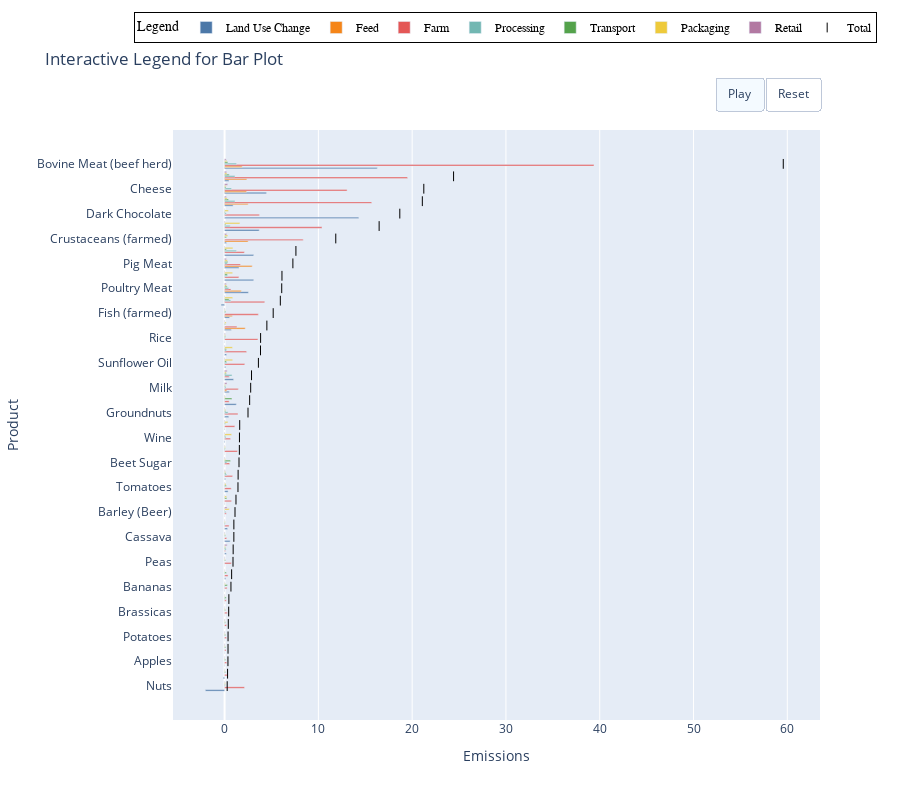

Notebook code for this chart:
### Markdown cell above
#### Visualization 6 - Some perspective

### Code cell
# updatemenus = [dict(
#     type='buttons',
#     showactive=True,
#     xanchor='right',
#     yanchor='top',
#     x=1,
#     y=1.09,
#     pad=dict(l=20, r=20),
#     buttons=[dict(
#         label='Higlight Transport',
#         method='restyle',
#         args2=[{'marker.opacity': 0.1}, [i for i in range(len(fig.data)) if i != get_traceindex('Transport', fig)]],
#         args=[{'marker.opacity': 1}, list(range(len(fig.data)))]
#     )]
# )]
#  buttons=[dict(
#         label='Play',
#         method='animate',
#         args=[None, dict(frame=dict(duration=100), transition=dict(duration=200))]
#     )]

print(sns.color_palette("tab10").as_hex())
# Create a horizontal stacked bar plot using plotly.express
fig = px.bar(df_melted,
             y='Product',
             x='Emissions',
             color='Stage',
             height=800,
             color_discrete_sequence=standard_discrete,
             title="Greenhouse gas emissions per food type over the supply chain")


frames = [go.Frame(data=[go.Bar(marker=dict(opacity=opacity)) if i != get_traceindex('Transport', fig) else go.Bar(marker=dict(opacity=1)) for i in range(len(fig.data))]) for opacity in [1, 0.9, 0.8, 0.7, 0.6, 0.5, 0.4, 0.3, 0.2, 0.1]]

updatemenus = [dict(
    type='buttons',
    showactive=True,
    xanchor='right',
    yanchor='top',
    x=1,
    y=1.09,
    direction="left",
    buttons=[
    dict(
        label='Play',
        method='animate',
        args=[None, dict(frame=dict(duration=5), transition=dict(duration=100))]
    ),
    dict(
        label='Reset',
        method='restyle',
        args=[{'marker.opacity': 1}, list(range(len(fig.data)))]    )
]
)]




fig.update_traces()

fig.update_layout(barmode='relative')

fig.add_scatter(y=df['Product'], x=df['Total'], mode='markers', name='Total', marker=dict(symbol='line-ns-open', color="black", size=7))

fig.update_layout(layout,        
        legend=dict(
        orientation="h",
        yanchor="top",
        y=1.2,
        xanchor="left",
        x=-0.06),
        updatemenus=updatemenus
)


# fig.layout.updatemenus[0].buttons[0].args[1]["frame"]["duration"] = 2000



fig.frames = frames


# fig.updatemenus[0].buttons[0].args[1] = dict(frame=dict(duration=1000), transition=dict(duration=500))


fig.show()

### Figure 1 — Plotly figure (JSON) as saved in the notebook; plotly's stock layout.template omitted (floating-point values rounded to 4 significant figures)
{"data": [{"alignmentgroup": "True", "hovertemplate": "Stage=Land Use Change<br>Emissions=%{x}<br>Product=%{y}<extra></extra>", "legendgroup": "Land Use Change", "marker": {"color": "#4C78A8", "pattern": {"shape": ""}}, "name": "Land Use Change", "offsetgroup": "Land Use Change", "orientation": "h", "showlegend": true, "textposition": "auto", "type": "bar", "x": [-2.052, -0.146, -0.029, 0.013, -0.001, 0.005, 0.002, 0.001, -0.025, 0.126, 0, 0.18, 0.589, 0.315, 0.009, 0.025, 0.372, 0.1, 0, 0.001, -0.061, 0.033, 0.439, 1.247, 0.495, 0.958, 0.133, 0.212, -0.022, 0.709, 0.534, -0.377, 2.54, 3.096, 1.535, 3.096, 0.206, 3.688, 14.31, 0.906, 4.455, 0.468, 16.28], "xaxis": "x", "y": ["Nuts", "Citrus Fruit", "Apples", "Root Vegetables", "Potatoes", "Onions & Leeks", "Brassicas", "Other Vegetables", "Bananas", "Other Fruit", "Peas", "Soymilk", "Cassava", "Maize (Meal)", "Barley (Beer)", "Berries & Grapes", "Tomatoes", "Wheat & Rye (Bread)", "Beet Sugar", "Oatmeal", "Wine", "Other Pulses", "Groundnuts", "Cane Sugar", "Milk", "Tofu", "Sunflower Oil", "Rapeseed Oil", "Rice", "Eggs", "Fish (farmed)", "Olive Oil", "Poultry Meat", "Soybean Oil", "Pig Meat", "Palm Oil", "Crustaceans (farmed)", "Coffee", "Dark Chocolate", "Bovine Meat (dairy herd)", "Cheese", "Lamb & Mutton", "Bovine Meat (beef herd)"], "yaxis": "y"}, {"alignmentgroup": "True", "hovertemplate": "Stage=Feed<br>Emissions=%{x}<br>Product=%{y}<extra></extra>", "legendgroup": "Feed", "marker": {"color": "#F58518", "pattern": {"shape": ""}}, "name": "Feed", "offsetgroup": "Feed", "orientation": "h", "showlegend": true, "textposition": "auto", "type": "bar", "x": [0, 0, 0, 0, 0, 0, 0, 0, 0, 0, 0, 0, 0, 0, 0, 0, 0, 0, 0, 0, 0, 0, 0, 0, 0.236, 0, 0, 0, 0, 2.2, 0.819, 0, 1.775, 0, 2.94, 0, 2.51, 0, 0, 2.508, 2.346, 2.37, 1.878], "xaxis": "x", "y": ["Nuts", "Citrus Fruit", "Apples", "Root Vegetables", "Potatoes", "Onions & Leeks", "Brassicas", "Other Vegetables", "Bananas", "Other Fruit", "Peas", "Soymilk", "Cassava", "Maize (Meal)", "Barley (Beer)", "Berries & Grapes", "Tomatoes", "Wheat & Rye (Bread)", "Beet Sugar", "Oatmeal", "Wine", "Other Pulses", "Groundnuts", "Cane Sugar", "Milk", "Tofu", "Sunflower Oil", "Rapeseed Oil", "Rice", "Eggs", "Fish (farmed)", "Olive Oil", "Poultry Meat", "Soybean Oil", "Pig Meat", "Palm Oil", "Crustaceans (farmed)", "Coffee", "Dark Chocolate", "Bovine Meat (dairy herd)", "Cheese", "Lamb & Mutton", "Bovine Meat (beef herd)"], "yaxis": "y"}, {"alignmentgroup": "True", "hovertemplate": "Stage=Farm<br>Emissions=%{x}<br>Product=%{y}<extra></extra>", "legendgroup": "Farm", "marker": {"color": "#E45756", "pattern": {"shape": ""}}, "name": "Farm", "offsetgroup": "Farm", "orientation": "h", "showlegend": true, "textposition": "auto", "type": "bar", "x": [2.126, 0.307, 0.225, 0.154, 0.193, 0.211, 0.278, 0.174, 0.266, 0.369, 0.717, 0.093, 0.22, 0.475, 0.176, 0.722, 0.704, 0.847, 0.536, 1.37, 0.626, 1.089, 1.425, 0.485, 1.458, 0.495, 2.148, 2.343, 3.553, 1.317, 3.598, 4.272, 0.672, 1.519, 1.694, 2.107, 8.379, 10.39, 3.706, 15.69, 13.06, 19.51, 39.39], "xaxis": "x", "y": ["Nuts", "Citrus Fruit", "Apples", "Root Vegetables", "Potatoes", "Onions & Leeks", "Brassicas", "Other Vegetables", "Bananas", "Other Fruit", "Peas", "Soymilk", "Cassava", "Maize (Meal)", "Barley (Beer)", "Berries & Grapes", "Tomatoes", "Wheat & Rye (Bread)", "Beet Sugar", "Oatmeal", "Wine", "Other Pulses", "Groundnuts", "Cane Sugar", "Milk", "Tofu", "Sunflower Oil", "Rapeseed Oil", "Rice", "Eggs", "Fish (farmed)", "Olive Oil", "Poultry Meat", "Soybean Oil", "Pig Meat", "Palm Oil", "Crustaceans (farmed)", "Coffee", "Dark Chocolate", "Bovine Meat (dairy herd)", "Cheese", "Lamb & Mutton", "Bovine Meat (beef herd)"], "yaxis": "y"}, {"alignmentgroup": "True", "hovertemplate": "Stage=Processing<br>Emissions=%{x}<br>Product=%{y}<extra></extra>", "legendgroup": "Processing", "marker": {"color": "#72B7B2", "pattern": {"shape": ""}}, "name": "Processing", "offsetgroup": "Processing", "orientation": "h", "showlegend": true, "textposition": "auto", "type": "bar", "x": [0.032, 0, 0.004, 0, 0, 0, 0, 0.06, 0.059, 0.015, 0, 0.163, 0, 0.052, 0.128, 0, 0.012, 0.217, 0.242, 0.042, 0.139, 0, 0.372, 0.037, 0.149, 0.794, 0.229, 0.193, 0.065, 0, 0.02, 0.66, 0.44, 0.311, 0.284, 1.264, 0, 0.592, 0.185, 1.108, 0.738, 1.111, 1.269], "xaxis": "x", "y": ["Nuts", "Citrus Fruit", "Apples", "Root Vegetables", "Potatoes", "Onions & Leeks", "Brassicas", "Other Vegetables", "Bananas", "Other Fruit", "Peas", "Soymilk", "Cassava", "Maize (Meal)", "Barley (Beer)", "Berries & Grapes", "Tomatoes", "Wheat & Rye (Bread)", "Beet Sugar", "Oatmeal", "Wine", "Other Pulses", "Groundnuts", "Cane Sugar", "Milk", "Tofu", "Sunflower Oil", "Rapeseed Oil", "Rice", "Eggs", "Fish (farmed)", "Olive Oil", "Poultry Meat", "Soybean Oil", "Pig Meat", "Palm Oil", "Crustaceans (farmed)", "Coffee", "Dark Chocolate", "Bovine Meat (dairy herd)", "Cheese", "Lamb & Mutton", "Bovine Meat (beef herd)"], "yaxis": "y"}, {"alignmentgroup": "True", "hovertemplate": "Stage=Transport<br>Emissions=%{x}<br>Product=%{y}<extra></extra>", "legendgroup": "Transport", "marker": {"color": "#54A24B", "pattern": {"shape": ""}}, "name": "Transport", "offsetgroup": "Transport", "orientation": "h", "showlegend": true, "textposition": "auto", "type": "bar", "x": [0.067, 0.094, 0.096, 0.114, 0.094, 0.095, 0.095, 0.164, 0.292, 0.182, 0.095, 0.11, 0.094, 0.06, 0.035, 0.238, 0.177, 0.129, 0.629, 0.067, 0.093, 0.096, 0.12, 0.784, 0.09, 0.177, 0.201, 0.19, 0.096, 0.084, 0.111, 0.482, 0.276, 0.299, 0.343, 0.208, 0.206, 0.13, 0.061, 0.424, 0.138, 0.49, 0.346], "xaxis": "x", "y": ["Nuts", "Citrus Fruit", "Apples", "Root Vegetables", "Potatoes", "Onions & Leeks", "Brassicas", "Other Vegetables", "Bananas", "Other Fruit", "Peas", "Soymilk", "Cassava", "Maize (Meal)", "Barley (Beer)", "Berries & Grapes", "Tomatoes", "Wheat & Rye (Bread)", "Beet Sugar", "Oatmeal", "Wine", "Other Pulses", "Groundnuts", "Cane Sugar", "Milk", "Tofu", "Sunflower Oil", "Rapeseed Oil", "Rice", "Eggs", "Fish (farmed)", "Olive Oil", "Poultry Meat", "Soybean Oil", "Pig Meat", "Palm Oil", "Crustaceans (farmed)", "Coffee", "Dark Chocolate", "Bovine Meat (dairy herd)", "Cheese", "Lamb & Mutton", "Bovine Meat (beef herd)"], "yaxis": "y"}, {"alignmentgroup": "True", "hovertemplate": "Stage=Packaging<br>Emissions=%{x}<br>Product=%{y}<extra></extra>", "legendgroup": "Packaging", "marker": {"color": "#EECA3B", "pattern": {"shape": ""}}, "name": "Packaging", "offsetgroup": "Packaging", "orientation": "h", "showlegend": true, "textposition": "auto", "type": "bar", "x": [0.078, 0.045, 0.044, 0.045, 0.045, 0.045, 0.045, 0.041, 0.065, 0.042, 0.045, 0.098, 0.045, 0.06, 0.497, 0.212, 0.145, 0.09, 0.09, 0.066, 0.749, 0.353, 0.099, 0.083, 0.097, 0.177, 0.853, 0.844, 0.084, 0.161, 0.061, 0.861, 0.212, 0.849, 0.296, 0.886, 0.334, 1.63, 0.4, 0.268, 0.172, 0.251, 0.247], "xaxis": "x", "y": ["Nuts", "Citrus Fruit", "Apples", "Root Vegetables", "Potatoes", "Onions & Leeks", "Brassicas", "Other Vegetables", "Bananas", "Other Fruit", "Peas", "Soymilk", "Cassava", "Maize (Meal)", "Barley (Beer)", "Berries & Grapes", "Tomatoes", "Wheat & Rye (Bread)", "Beet Sugar", "Oatmeal", "Wine", "Other Pulses", "Groundnuts", "Cane Sugar", "Milk", "Tofu", "Sunflower Oil", "Rapeseed Oil", "Rice", "Eggs", "Fish (farmed)", "Olive Oil", "Poultry Meat", "Soybean Oil", "Pig Meat", "Palm Oil", "Crustaceans (farmed)", "Coffee", "Dark Chocolate", "Bovine Meat (dairy herd)", "Cheese", "Lamb & Mutton", "Bovine Meat (beef herd)"], "yaxis": "y"}, {"alignmentgroup": "True", "hovertemplate": "Stage=Retail<br>Emissions=%{x}<br>Product=%{y}<extra></extra>", "legendgroup": "Retail", "marker": {"color": "#B279A2", "pattern": {"shape": ""}}, "name": "Retail", "offsetgroup": "Retail", "orientation": "h", "showlegend": true, "textposition": "auto", "type": "bar", "x": [0.027, 0.017, 0.017, 0.039, 0.039, 0.039, 0.017, 0.015, 0.021, 0.016, 0.039, 0.27, 0.039, 0.026, 0.264, 0.017, 0.017, 0.058, 0.039, 0.029, 0.039, 0.039, 0.042, 0.036, 0.256, 0.27, 0.043, 0.046, 0.063, 0.036, 0.04, 0.046, 0.177, 0.043, 0.19, 0.044, 0.219, 0.051, 0.021, 0.182, 0.332, 0.217, 0.164], "xaxis": "x", "y": ["Nuts", "Citrus Fruit", "Apples", "Root Vegetables", "Potatoes", "Onions & Leeks", "Brassicas", "Other Vegetables", "Bananas", "Other Fruit", "Peas", "Soymilk", "Cassava", "Maize (Meal)", "Barley (Beer)", "Berries & Grapes", "Tomatoes", "Wheat & Rye (Bread)", "Beet Sugar", "Oatmeal", "Wine", "Other Pulses", "Groundnuts", "Cane Sugar", "Milk", "Tofu", "Sunflower Oil", "Rapeseed Oil", "Rice", "Eggs", "Fish (farmed)", "Olive Oil", "Poultry Meat", "Soybean Oil", "Pig Meat", "Palm Oil", "Crustaceans (farmed)", "Coffee", "Dark Chocolate", "Bovine Meat (dairy herd)", "Cheese", "Lamb & Mutton", "Bovine Meat (beef herd)"], "yaxis": "y"}, {"marker": {"color": "black", "size": 7, "symbol": "line-ns-open"}, "mode": "markers", "name": "Total", "type": "scatter", "x": [0.278, 0.317, 0.357, 0.365, 0.37, 0.395, 0.437, 0.455, 0.678, 0.75, 0.896, 0.914, 0.987, 0.988, 1.109, 1.214, 1.427, 1.441, 1.536, 1.575, 1.585, 1.61, 2.497, 2.672, 2.781, 2.871, 3.607, 3.828, 3.839, 4.507, 5.183, 5.944, 6.092, 6.117, 7.282, 7.605, 11.85, 16.48, 18.68, 21.09, 21.24, 24.41, 59.57], "y": ["Nuts", "Citrus Fruit", "Apples", "Root Vegetables", "Potatoes", "Onions & Leeks", "Brassicas", "Other Vegetables", "Bananas", "Other Fruit", "Peas", "Soymilk", "Cassava", "Maize (Meal)", "Barley (Beer)", "Berries & Grapes", "Tomatoes", "Wheat & Rye (Bread)", "Beet Sugar", "Oatmeal", "Wine", "Other Pulses", "Groundnuts", "Cane Sugar", "Milk", "Tofu", "Sunflower Oil", "Rapeseed Oil", "Rice", "Eggs", "Fish (farmed)", "Olive Oil", "Poultry Meat", "Soybean Oil", "Pig Meat", "Palm Oil", "Crustaceans (farmed)", "Coffee", "Dark Chocolate", "Bovine Meat (dairy herd)", "Cheese", "Lamb & Mutton", "Bovine Meat (beef herd)"]}], "layout": {"barmode": "group", "height": 800, "legend": {"bgcolor": "rgba(255, 255, 255, 0.7)", "bordercolor": "black", "borderwidth": 1, "font": {"color": "black", "family": "Arial", "size": 12}, "orientation": "h", "title": {"text": "Legend"}, "tracegroupgap": 0, "x": -0.06, "xanchor": "left", "y": 1.2, "yanchor": "top"}, "title": {"text": "Interactive Legend for Bar Plot"}, "updatemenus": [{"buttons": [{"args": [null, {"frame": {"duration": 5}, "transition": {"duration": 100}}], "label": "Play", "method": "animate"}, {"args": [{"marker.opacity": 1}, [0, 1, 2, 3, 4, 5, 6]], "label": "Reset", "method": "restyle"}], "direction": "left", "showactive": true, "type": "buttons", "x": 1, "xanchor": "right", "y": 1.09, "yanchor": "top"}], "xaxis": {"anchor": "y", "domain": [0, 1], "title": {"text": "Emissions"}}, "yaxis": {"anchor": "x", "domain": [0, 1], "title": {"text": "Product"}}}}
